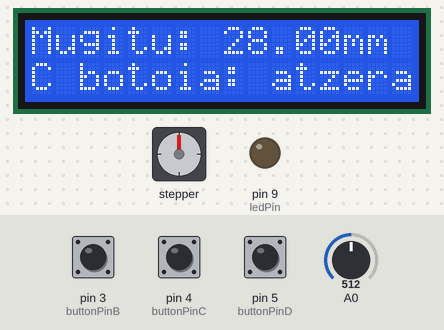
Simulated run of this sketch. Board: Arduino Uno, built with avr-gcc and run on an emulated ATmega328P. Parts: stepper motor, 16×2 character LCD, output pins drawn as LEDs (lit = HIGH). Wiring (inferred from the names in the program): stepper motor (200 steps per turn assumed): coils pin 13, pin 12, pin 11, pin 10. The test bench sets the inputs (shaded band); at power-on: pin 4 (buttonPinC) HIGH, pin 3 (buttonPinB) HIGH, pin 5 (buttonPinD) HIGH, A0 = 512. Pins used as bus, display or sensor lines are not drawn; what the sketch prints to the serial monitor is not drawn.

Above: at 4.1 s.
4.2 s: pin 4 (buttonPinC) pulled LOW for 0.3 s
At 5.1 s:
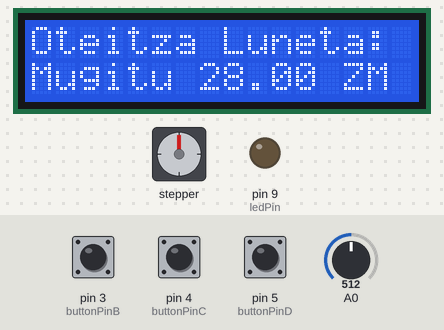
6.0 s: pin 3 (buttonPinB) pulled LOW for 0.3 s
At 6.15 s:
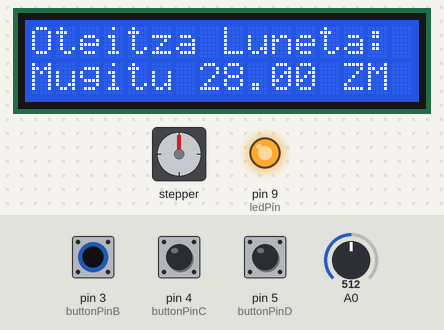
At 21.9 s:
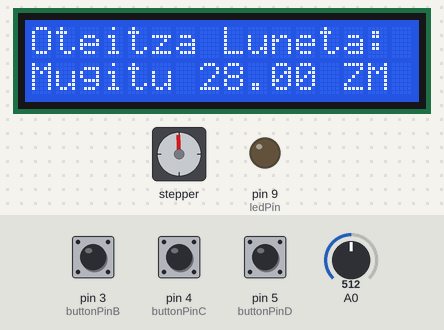
Timing chart, 0 to 23.4 s (numbered marks = the images above; inputs shaded):
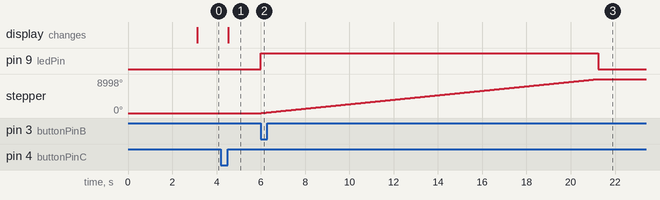

Measured:
- after the input at 4.2 s, the display: changes after 0.33 s (image 1)
- after the input at 6.0 s, pin 9 (ledPin): LOW → HIGH at once, → LOW 15.2 s later; stepper: turns 8998° clockwise in 15.2 s, starting at once

The sketch:

erronka_04.ino
```cpp
/*  ----------------------------------------------------------------
  Pausoz pausoko motorra , joyStick Shield-a eta LCD pantailaren bitartez  mahai mugikorra aurrera eta atzera mugituko da LCD pantaillan jarritako diztatzia.
  --------------------------------------------------------------------
*/
#include <LiquidCrystal_I2C.h>
#define IN1  13
#define IN2  12
#define IN3  11
#define IN4  10

LiquidCrystal_I2C lcd(0x27, 16, 2);
//Konfiguratu botoia
const int buttonPinB = 3;
const int buttonPinD = 5;

const int buttonPinC = 4;
//Konfiguratu Led argia
const int ledPin = 9;
int x = 0; // x ardatzaren irakurketa aldagaia

int steps_left = 5000;     // Pauso gehiago edo gutxiago definitzeko parametroa
int Direction = 0;  //0=Geldik , 1=Aurrera  2=Atzera
int Steps = 0;
int i = 0; // Konfigurazio aldagaia
float zm = steps_left * 0.0056;

// Pauso bikoitzeko Matrizea

; int Paso [ 4 ][ 4 ] =
{ {1, 0, 0, 0},
  {0, 1, 0, 0},
  {0, 0, 1, 0},
  {0, 0, 0, 1},

};

void setup()
{
  Serial.begin(115200);
  pinMode(IN1, OUTPUT);
  pinMode(IN2, OUTPUT);
  pinMode(IN3, OUTPUT);
  pinMode(IN4, OUTPUT);
  pinMode(buttonPinB, INPUT);
  pinMode(buttonPinD, INPUT);
  pinMode(ledPin, OUTPUT);
  digitalWrite(ledPin, 0);
  lcd.init();
  lcd.backlight();
  lcd.clear();
  lcd.setCursor(0, 0);
  lcd.print("Kaixo,ongietorri");
  lcd.setCursor(0, 1);
  lcd.print("KONFIGURAZIORA!!");
  delay(3000);

  while (i == 0) {

    x = analogRead(0);
    lcd.clear();
    lcd.setCursor(0, 0);
    lcd.print("Mugitu: ");
    lcd.print(zm);
    lcd.print("mm");
//Joystika konfiguratu
    if (x < 450) {
      steps_left = steps_left + 10;
      zm = steps_left * 0.0056;
      lcd.clear();
      lcd.setCursor(0, 0);
      lcd.print("Mugitu: ");
      lcd.print(zm);
      lcd.print(" mm");
    }
    //LCD-a konfiguratu
    if (x > 600) {
      steps_left = steps_left - 10;
      zm = steps_left * 0.0056;
      lcd.clear();
      lcd.setCursor(0, 0);
      lcd.print("Mugitu: ");
      lcd.print(zm);
      lcd.print(" mm");
    }

    int readingC = digitalRead(buttonPinC);
    lcd.setCursor(0, 1);
    lcd.print("C botoia: atzera");
    if (readingC == 0) {
      i = 1;
    }
    delay(200);
  }

  lcd.setCursor(0, 0);
  lcd.print("Oteitza Luneta: ");
  lcd.setCursor(0, 1);
  lcd.print("Mugitu ");
  lcd.print(zm);
  lcd.print(" ZM  ");
}

void loop()
{
  int readingB = digitalRead(buttonPinB);
  Serial.print("BotoiaB: ");
  Serial.println(readingB);

  int readingD = digitalRead(buttonPinD);
  Serial.print("BotoiaD: ");
  Serial.println(readingD);
  Serial.print(" ");

  if (readingB == 0) {
    Direction = 1;
    digitalWrite(ledPin, 1);
    mugitu();
  }
  if (readingD == 0) {
    Direction = 2;
    digitalWrite(ledPin, 1);
    mugitu();
  }

}
void SetDirection()
{
  //Mahairen direkzioa definitzeko
  if (Direction == 0) {}

  else if (Direction == 1) {
    Steps++;
  }
  else if (Direction == 2) {
    Steps--;
  }

  Steps = ( Steps + 4 ) % 4 ;
}
void stepper()              //Pauso bat aurrera egiten duen Funtzioa
{
  digitalWrite( IN1, Paso[Steps][ 0] );
  digitalWrite( IN2, Paso[Steps][ 1] );
  digitalWrite( IN3, Paso[Steps][ 2] );
  digitalWrite( IN4, Paso[Steps][ 3] );
  SetDirection();

  delay(2);

  /*
    Serial.print("Pausoak:  ");
    Serial.println(steps_left);
    Serial.print("Pausoa:  ");
    Serial.println(Steps);
    Serial.print("Norantza:  ");
    Serial.println(Direction);
    Serial.println("");
  */

}

void mugitu()
{ while (steps_left > 0) {
    stepper() ;     // Pauso bat aurrera
    steps_left-- ;  // Pauso bat gutxiago egin da.
    delay (1) ;
  }
  digitalWrite(ledPin, 0); // Gelditzen denean led bat piztu eta beste itzali egiten da
  steps_left = zm / 0.0056; //Gelditzean pantailan jarritako pauso kantitera bueltatzen da
}
```
